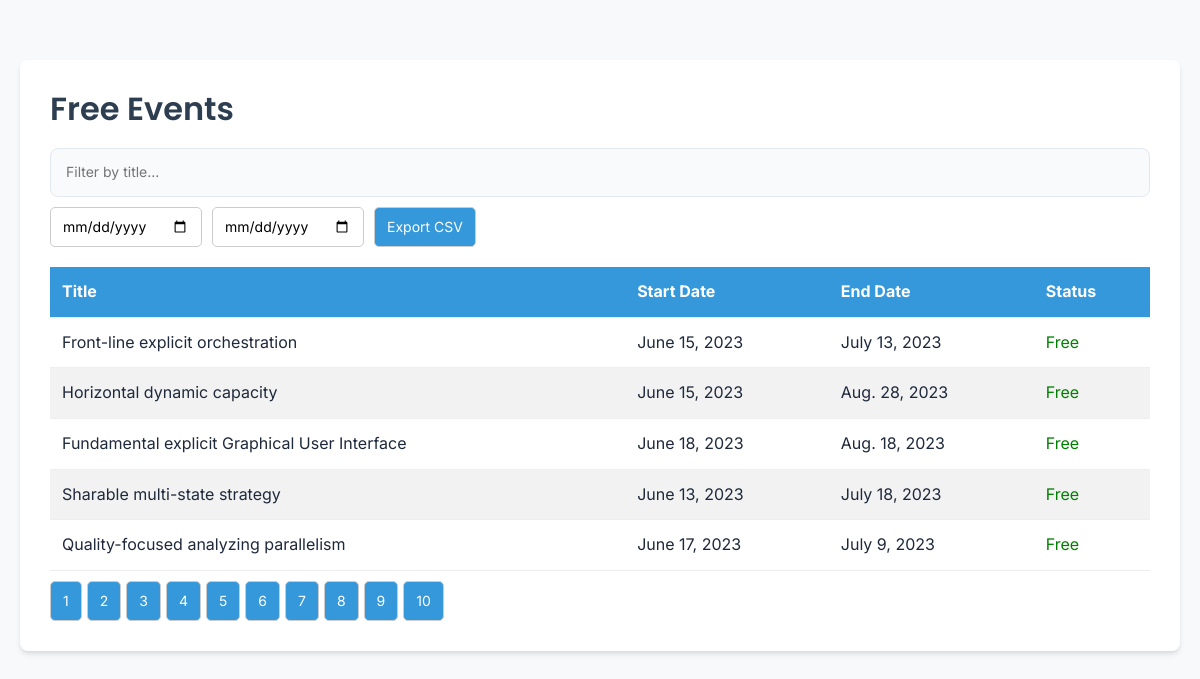
/events/free/, run on the app's committed database.
### event_app/models.py (models this page shows, shortened)
class Event_management(models.Model):
    CAMPUS_CHOICES = [
        ('Nyarugenge Campus', 'Nyarugenge Campus: College of Science and Technology (CST)'),
        ('Gikondo Campus', 'Gikondo Campus: College of Business and Economics (CBE)'),
        ('Remera Campus', 'Remera Campus: College of Medicine and Health Sciences (CMHS)'),
        ('Huye Campus', 'Huye Campus'),
        ('Busogo Campus', 'Busogo Campus: College of Agriculture, Animal Sciences and Veterinary Medicine (CAVM)'),
        ('Nyagatare Campus', 'Nyagatare Campus'),
        ('Rukara Campus', 'Rukara Campus: College of Education (CE)'),
        ('Rusizi Campus', 'Rusizi Campus'),
        ('Rwamagana Campus', 'Rwamagana Campus'),
        ('Rubirizi Campus', 'Rubirizi Campus'),
        ('Nyamishaba Campus', 'Nyamishaba Campus'),
        ('Kicukiro Campus', 'Kicukiro Campus'),
        ('Kavumu Campus', 'Kavumu Campus'),
        ('Tumba Campus', 'Tumba Campus'),
    ]
    title = models.CharField(max_length=100)
    description = models.TextField()
    start_date = models.DateField()
    end_date = models.DateField()
    location = models.CharField(
        max_length=100,
        choices=CAMPUS_CHOICES,
        default='Nyarugenge Campus',
        verbose_name="Event Location (Campus)"
    )
    category = models.ForeignKey(Category, on_delete=models.CASCADE)
    is_free = models.BooleanField(default=True)
    price = models.DecimalField(max_digits=8, decimal_places=2, default=0.00)
    image = models.ImageField(upload_to='events/', blank=True, null=True)
    available_tickets = models.PositiveIntegerField(default=0)

### event_app/views.py (the view)
# urls.py: path('events/free/', views.free_events_view, name='free_events'),
def free_events_view(request):
    free_events = Event_management.objects.filter(is_free=True, price=0)
    return render(request, 'free_events.html', {'events': free_events})

### event_app/templates/free_events.html (shortened to what this page needs)
{% extends "base.html" %}
{% block content %}
<!DOCTYPE html>
<html lang="en">
<head>
</head>
<body>
  <h2>Free Events</h2>
  <div class="controls">
    <input type="text" id="filterInput" placeholder="Filter by title...">
    <input type="date" id="startDate">
    <input type="date" id="endDate">
    <button onclick="exportToCSV()">Export CSV</button>
  </div>
  {% if events %}
    <table id="eventsTable">
      <thead>
        <tr>
          <th>Title</th>
          <th>Start Date</th>
          <th>End Date</th>
          <th>Status</th>
        </tr>
      </thead>
      <tbody>
        {% for event in events %}
          <tr>
            <td>{{ event.title }}</td>
            <td>{{ event.start_date }}</td>
            <td>{{ event.end_date }}</td>
            <td style="color: green;">Free</td>
          </tr>
        {% endfor %}
      </tbody>
    </table>
    <div class="pagination" id="pagination"></div>
  {% else %}
    <p class="no-events">No free events available.</p>
  {% endif %}
</body>
</html>
{% endblock %}

### event_app/templates/base.html (style rules this page uses)
:root { --primary: #4f46e5; --primary-dark: #4338ca; --secondary: #f97316; --dark: #1e293b; --light: #f8fafc; --gray: #64748b; --gray-light: #e2e8f0; --success: #10b981; --error: #ef4444; --warning: #f59e0b; --info: #3b82f6; --border-radius: 8px; --transition: all 0.3s ease; }
* { margin: 0; padding: 0; box-sizing: border-box; font-family: 'Inter', sans-serif; }
body { background-color: var(--light); color: var(--dark); line-height: 1.6; }
input[type="text"], input[type="email"], input[type="password"], input[type="number"], textarea, select { width: 100%; padding: 12px 15px; border: 1px solid var(--gray-light); border-radius: var(--border-radius); font-size: 14px; transition: var(--transition); background-color: var(--light); }
h1, h2, h3, h4, h5, h6 { font-family: 'Poppins', sans-serif; font-weight: 600; color: var(--dark); }

### event_app/templates/free_events.html (style rules this page uses)
body { font-family: 'Roboto', sans-serif; background-color: #f8f9fa; padding: 20px; }
h2 { color: #2c3e50; margin-bottom: 20px; }
.controls { display: flex; flex-wrap: wrap; gap: 10px; margin-bottom: 20px; }
input, button { padding: 8px 12px; font-size: 14px; border-radius: 5px; border: 1px solid #ccc; }
button { background-color: #3498db; color: white; cursor: pointer; }
table { width: 100%; border-collapse: collapse; background-color: #fff; }
th, td { padding: 12px; border-bottom: 1px solid #eee; }
th { background-color: #3498db; color: white; }
tr:nth-child(even) { background-color: #f2f2f2; }
.pagination { margin-top: 10px; }

### data on the page
Event_management: title "Front-line explicit orchestration", start_date "June 15, 2023", end_date "July 13, 2023"
Event_management: title "Horizontal dynamic capacity", start_date "June 15, 2023", end_date "Aug. 28, 2023"
Event_management: title "Fundamental explicit Graphical User Interface", start_date "June 18, 2023", end_date "Aug. 18, 2023"
Event_management: title "Sharable multi-state strategy", start_date "June 13, 2023", end_date "July 18, 2023"
Event_management: title "Quality-focused analyzing parallelism", start_date "June 17, 2023", end_date "July 9, 2023"
